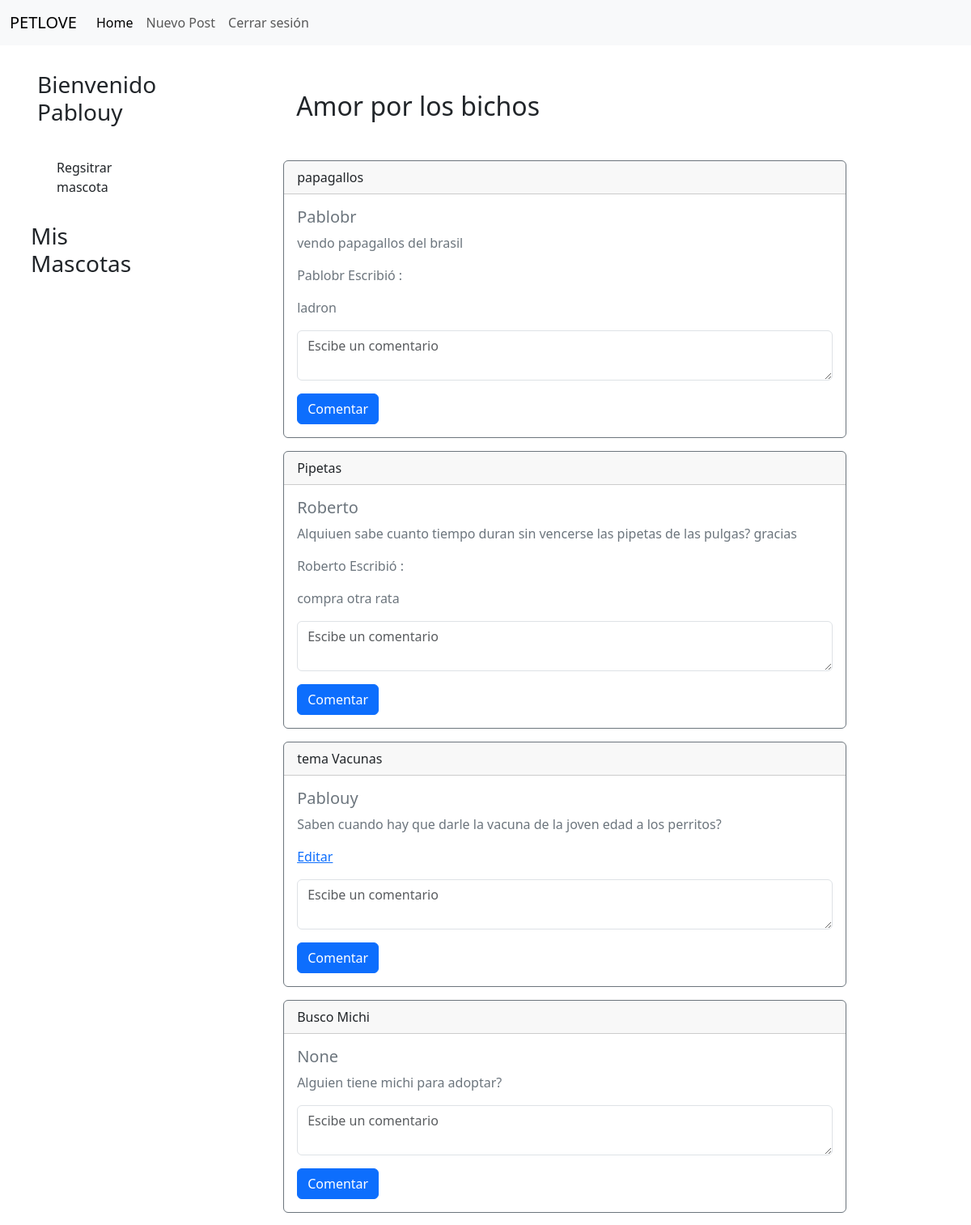
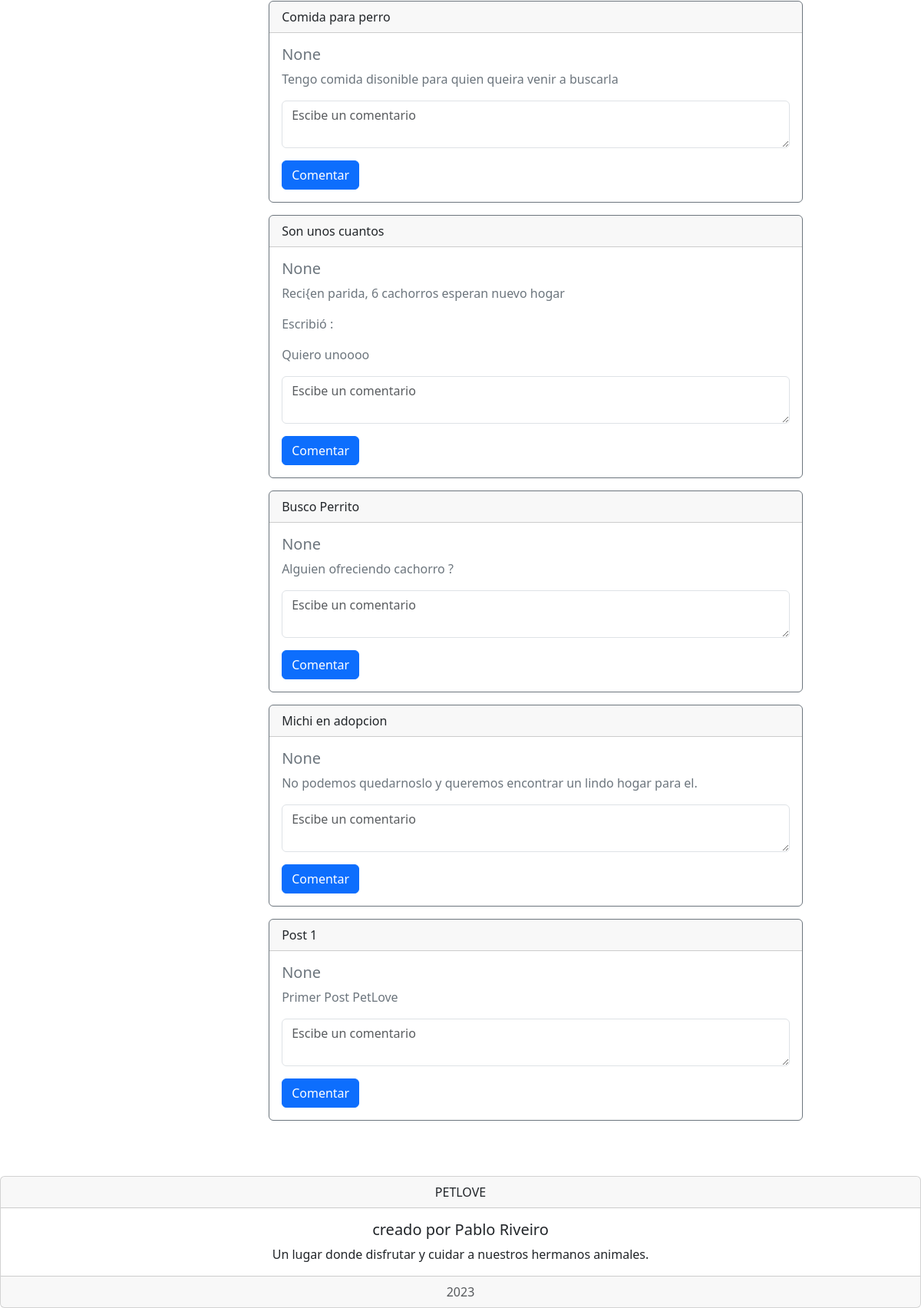
Screenshot of / (signed in) with the database file from the repository (2 pictures, top to bottom).
### base/models.py (models this page shows, shortened)
class Post(models.Model):
    title = models.CharField(max_length=200)
    text = models.TextField()
    updated = models.DateTimeField(auto_now=True)
    created = models.DateTimeField(auto_now_add=True)
    user = models.ForeignKey(User, null=True, on_delete=models.SET_NULL)

class Coment(models.Model):
    text = models.TextField()
    user = models.ForeignKey(User, null=True, on_delete=models.SET_NULL)
    post = models.ForeignKey(Post, on_delete=models.CASCADE)
    updated = models.DateTimeField(auto_now=True)
    created = models.DateTimeField(auto_now_add=True)

### base/views.py (the view)
# urls.py: path('', views.home),
def home(request):
    posts = Post.objects.order_by("-created")
    return render(request, 'home.html', {'posts': posts})

### templates/home.html (shortened to what this page needs)
{% extends "layouts/main.html" %}
{% block content %}
{% for p in posts %}
<ul>
    <div class="card border-secondary mb-3 " style="max-width: 50rem;">
        <div class="card-header">{{p.title}}</div>
        <div class="card-body text-secondary">
            <h5 class="card-title">{{p.user}}</h5>
            <p class="card-text">{{p.text}}</p>
            {% for c in p.coment_set.all %}
            <p> {{p.user.username}} Escribió : </p>
            <p>{{c.text}}</p>
            {%endfor%}
            {% if request.user.is_authenticated and request.user == p.user%}
            <a href="/post/{{p.id}}">Editar</a>
            {%endif%}
            {% if request.user.is_authenticated %}
            <form method="post" action="/coment/">
                <div class="form-group my-3">
                    <textarea class="form-control" name="text" placeholder="Escibe un comentario"></textarea>
                </div>
                <button class="btn btn-primary" type="submit">Comentar</button>
            </form>
            {%endif%}
        </div>
</ul>
{% endfor %}
{% endblock %}

### templates/layouts/main.html (shortened to what this page needs)
<!DOCTYPE html>
<html lang="en">
<head>
    <link href="https://cdn.jsdelivr.net/npm/bootstrap@5.3.0-alpha1/dist/css/bootstrap.min.css" rel="stylesheet"
>
</head>
<body>
    <header>
        <nav class="navbar navbar-expand-lg bg-body-tertiary">
            <div class="container-fluid">
                <a class="navbar-brand" href="#">PETLOVE</a>
                <div class="collapse navbar-collapse" id="navbarNav">
                    <ul class="navbar-nav">
                        <li class="nav-item">
                            <a class="nav-link active" aria-current="page" href="/">Home</a>
                        </li>
                        {% if request.user.is_authenticated%}
                        <li class="nav-item">
                            <a class="nav-link" href="/post">Nuevo Post</a>
                        </li>
                        {%endif%}
                        {% if request.user.is_authenticated%}
                        <li class="nav-item">
                            <a class="nav-link" href="/logout"> Cerrar sesión
                            </a>
                        </li>
                        {%else%}
                        <li class="nav-item">
                            <a class="nav-link" href="/login"> Iniciar sesión
                            </a>
                        </li>
                        {%endif%}
                    </ul>
                </div>
            </div>
        </nav>
    </header>
    <div class="container d-flex">
        <div class="row">
            <div class="col-4 p-2">
                {% if request.user.is_authenticated %}
                <h3 class="my-3 p-2">Bienvenido {{user.username}}</h3>
                <div class=".bg-secundary p-3 m-3">
                    <a class="nav-link " href="/registro_mascota">Regsitrar mascota</a>
                </div>
                <h3 class="mt-3">Mis Mascotas</h3>
                </div>
                {% else %}
                <p class=" my-3 p-2">Hola, registrate para ser parte de la mayor comunidad de amantes de lso animales,
                    incluso puedes
                    adoptar una si lo estás necesitando</p>
                {%endif%}
            </div>
            <div class="col-8 p-2">
                <div id="content ">
                    <h2 class="m-5">Amor por los bichos</h2>
                    {% block content %}
                    {% endblock %}
                </div>
            </div>
        </div>
    <div class="card text-center mt-5">
        <div class="card-header">
            PETLOVE
        </div>
        <div class="card-body">
            <h5 class="card-title">creado por Pablo Riveiro</h5>
            <p class="card-text">Un lugar donde disfrutar y cuidar a nuestros hermanos animales.</p>
        </div>
        <div class="card-footer text-muted">
            2023
        </div>
    </div>
</body>
</html>

### rows the page displays
Post: title "papagallos", user "Pablobr", text "vendo papagallos del brasil", user.username "Pablobr"
Coment: text "ladron"
Post: title "Pipetas", user "Roberto", text "Alquiuen sabe cuanto tiempo duran sin vencerse las pipetas de las pulgas? gracias", user.username "Roberto"
Coment: text "compra otra rata"
Post: title "tema Vacunas", user "Pablouy", text "Saben cuando hay que darle la vacuna de la joven edad a los perritos?"
Post: title "Busco Michi", user "None", text "Alguien tiene michi para adoptar?"
Post: title "Comida para perro", user "None", text "Tengo comida disonible para quien queira venir a buscarla"
Post: title "Son unos cuantos", user "None", text "Reci{en parida, 6 cachorros esperan nuevo hogar"
Coment: text "Quiero unoooo"
Post: title "Busco Perrito", user "None", text "Alguien ofreciendo cachorro ?"
Post: title "Michi en adopcion", user "None", text "No podemos quedarnoslo y queremos encontrar un lindo hogar para el."
Post: title "Post 1", user "None", text "Primer Post PetLove"

### other values shown
{{ user.username }} "Pablouy"
